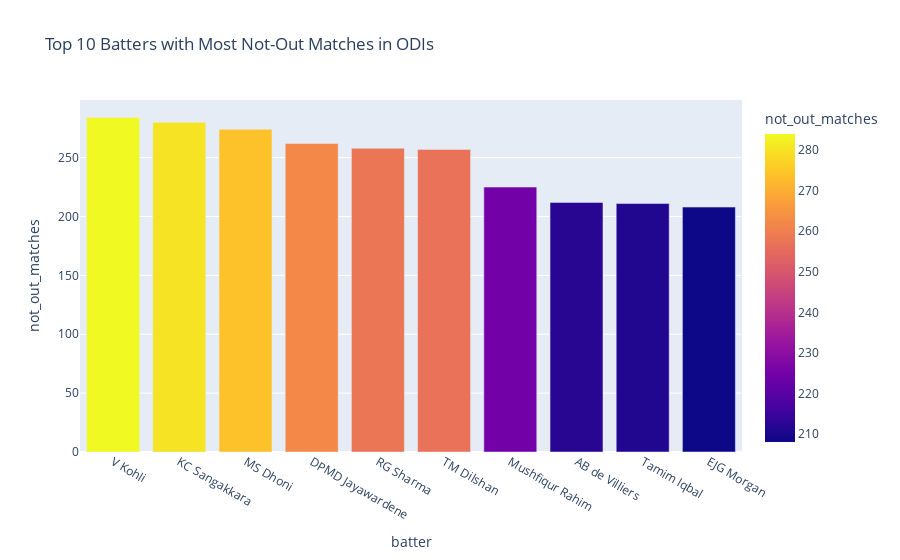

The cell this chart's notebook holds for it:
### Markdown cell above
#### 1. Identify consistent players who remained not out most often (possibly finishers or resilient top-order batters).

### Code cell
not_out_matches = (
    odis_df[odis_df['player_out'] == 'None']
    .drop_duplicates(subset=['match_date', 'venue', 'batter'])  # One row per match per batter
    .groupby('batter')
    .size()
    .reset_index(name='not_out_matches')
    .sort_values(by='not_out_matches', ascending=False)
    .head(10)
)

fig = px.bar(
    not_out_matches,
    x='batter',
    y='not_out_matches',
    title='Top 10 Batters with Most Not-Out Matches in ODIs',
    color='not_out_matches'
)
fig.show()

### Figure 1 — Plotly figure (JSON) as saved in the notebook; plotly's stock layout.template omitted (floating-point values rounded to 4 significant figures)
{"data": [{"hovertemplate": "batter=%{x}<br>not_out_matches=%{marker.color}<extra></extra>", "legendgroup": "", "marker": {"color": [284, 280, 274, 262, 258, 257, 225, 212, 211, 208], "coloraxis": "coloraxis", "pattern": {"shape": ""}}, "name": "", "orientation": "v", "showlegend": false, "textposition": "auto", "type": "bar", "x": ["V Kohli", "KC Sangakkara", "MS Dhoni", "DPMD Jayawardene", "RG Sharma", "TM Dilshan", "Mushfiqur Rahim", "AB de Villiers", "Tamim Iqbal", "EJG Morgan"], "xaxis": "x", "y": [284, 280, 274, 262, 258, 257, 225, 212, 211, 208], "yaxis": "y"}], "layout": {"barmode": "relative", "coloraxis": {"colorbar": {"title": {"text": "not_out_matches"}}, "colorscale": [[0, "#0d0887"], [0.1111, "#46039f"], [0.2222, "#7201a8"], [0.3333, "#9c179e"], [0.4444, "#bd3786"], [0.5556, "#d8576b"], [0.6667, "#ed7953"], [0.7778, "#fb9f3a"], [0.8889, "#fdca26"], [1, "#f0f921"]]}, "legend": {"tracegroupgap": 0}, "title": {"text": "Top 10 Batters with Most Not-Out Matches in ODIs"}, "xaxis": {"anchor": "y", "domain": [0, 1], "title": {"text": "batter"}}, "yaxis": {"anchor": "x", "domain": [0, 1], "title": {"text": "not_out_matches"}}}}
